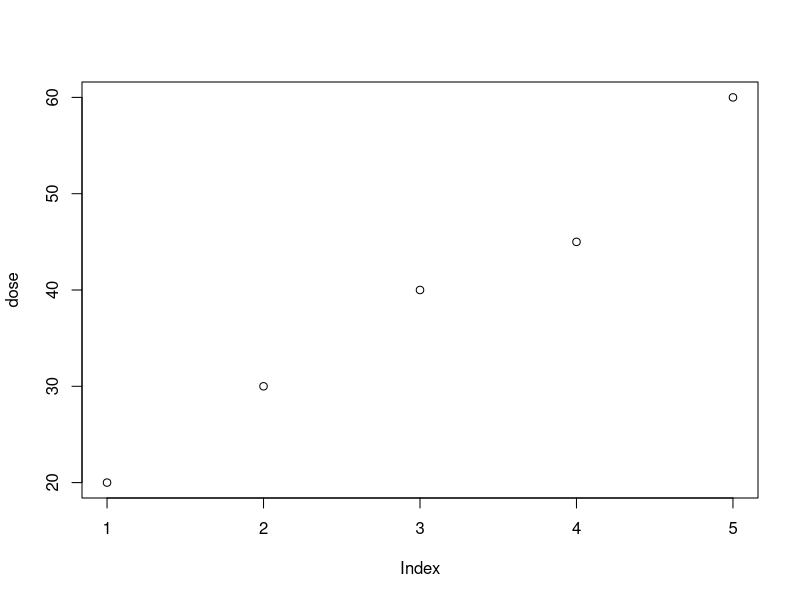
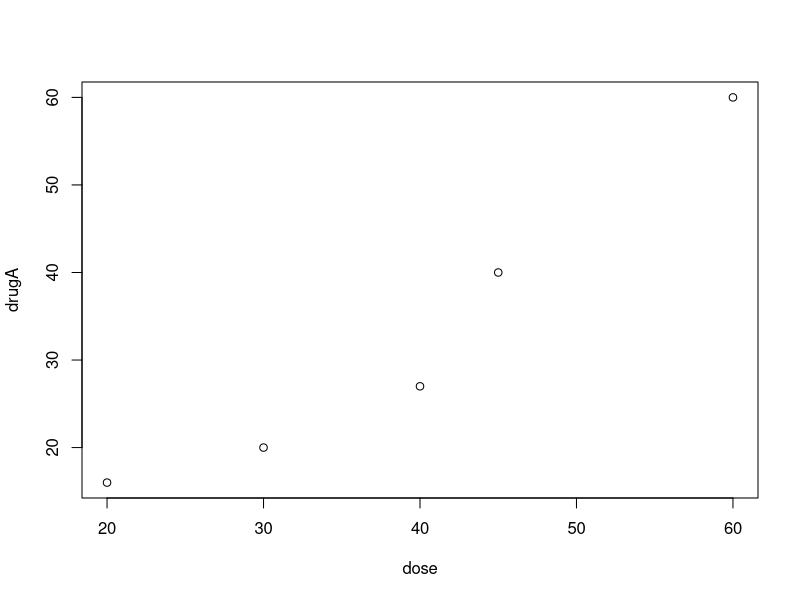
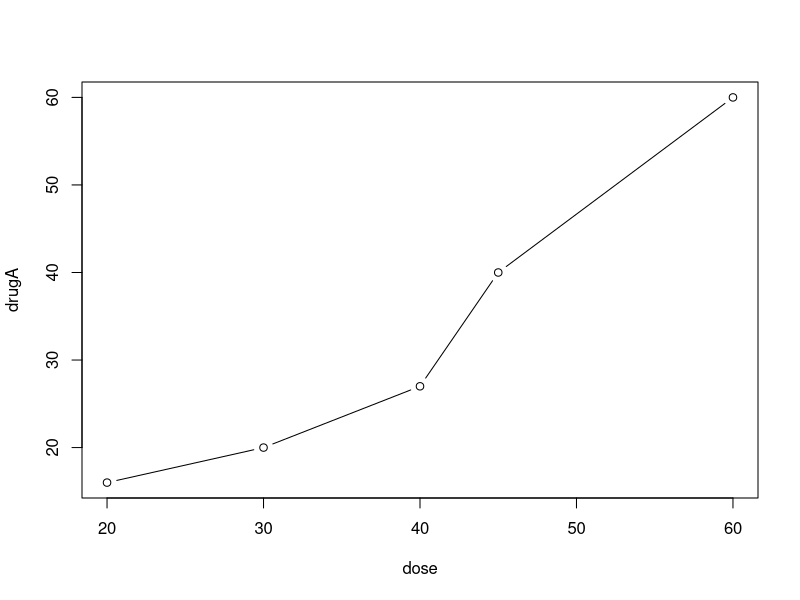
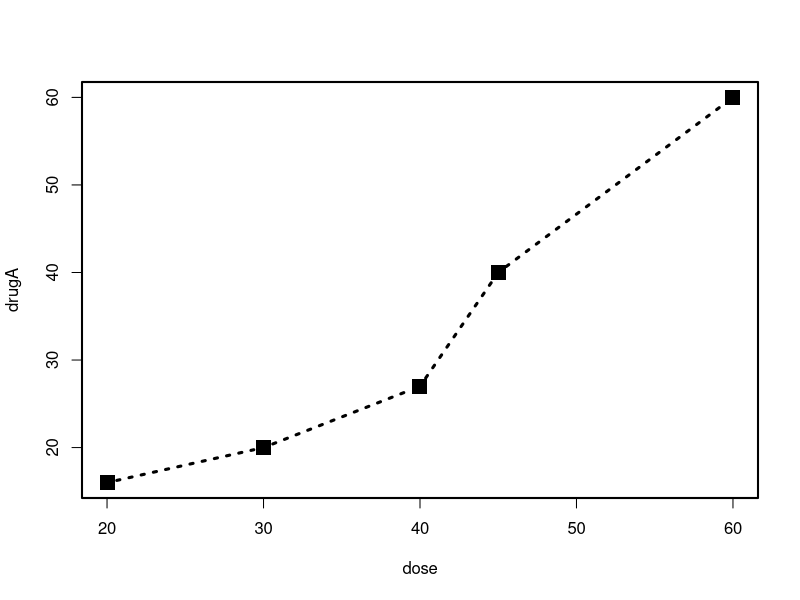
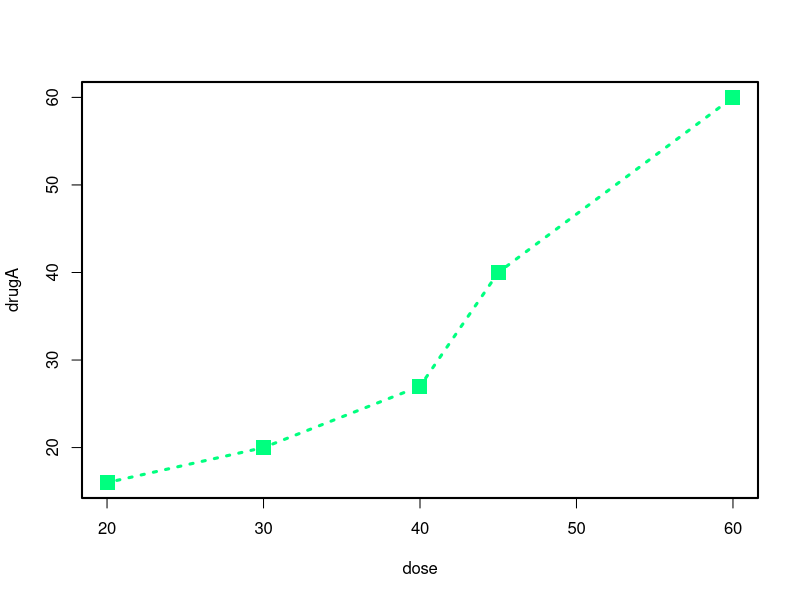
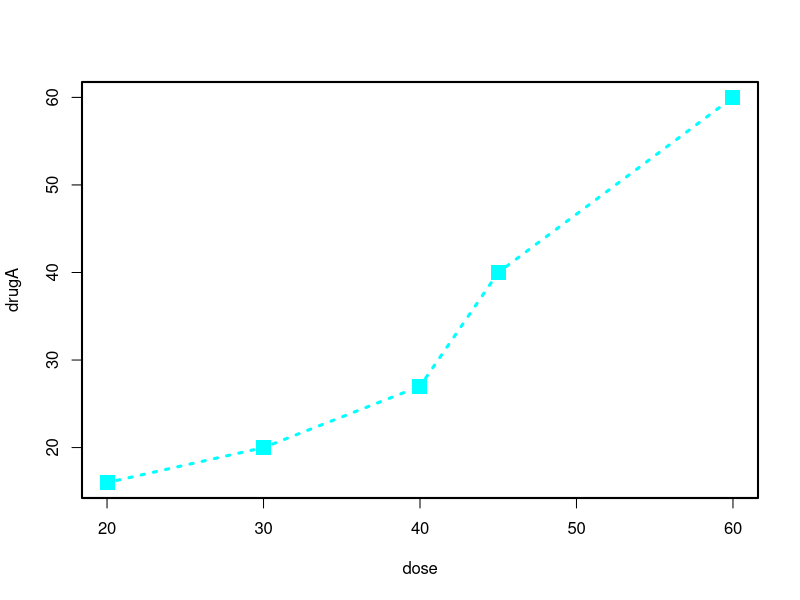
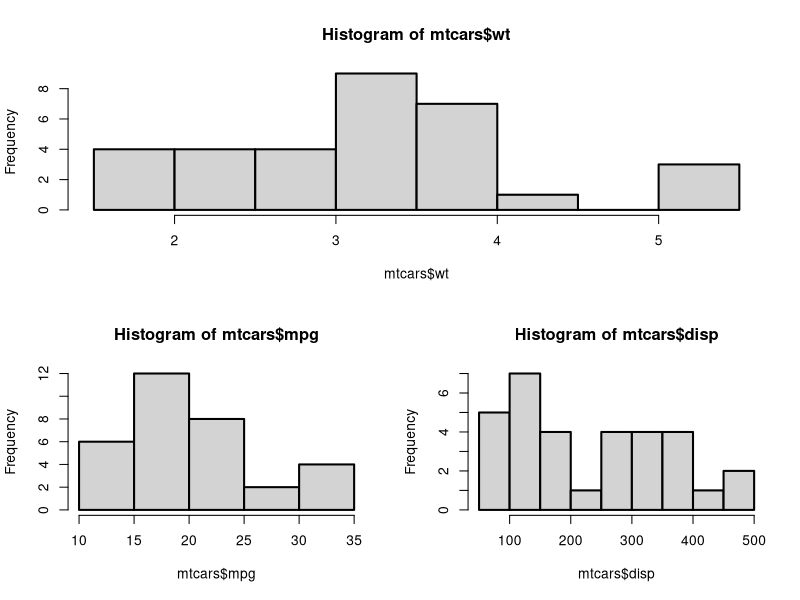
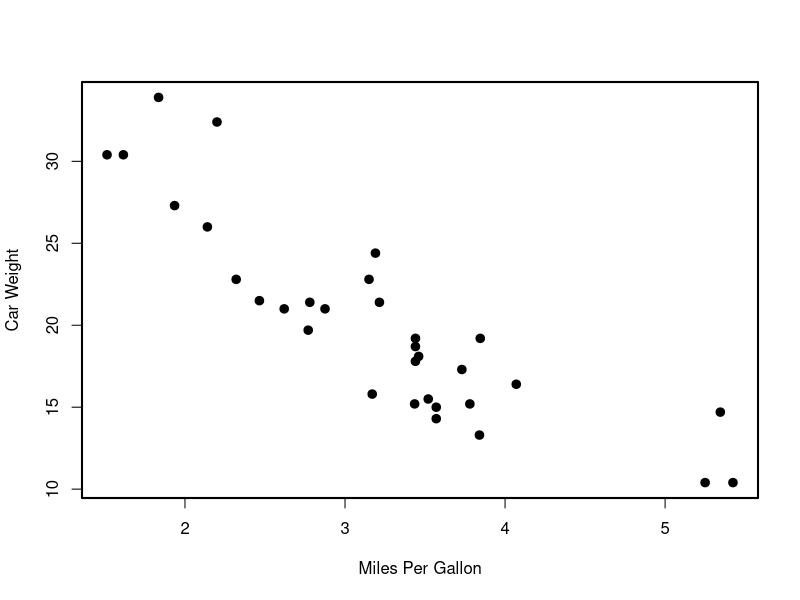

Recreate these plots in R, in order. (Note: this script raises an error after producing the figures.)
# R-Workshop "Einfuehrung in R - Datenverarbeitung und grundlegende Statistiken"
# 04. - 06.07.2022
# Innsbrucker Summer Seminar zu Methoden der empirischen Sozial- und Bildungsforschung 2022

# Grafiken, Beispiele auf Folien
# GVE, ERO, 04.07.2022

# base-Grafiken
{
  dose <- c(20, 30, 40, 45, 60)
  drugA <- c(16, 20, 27, 40, 60)
  drugB <- c(15, 18, 25, 31, 40)
  
  plot(dose)
  plot(dose, drugA)
  
  plot(dose, drugA, type="b")
  
  par(lwd=2)   # Linienstaerke festlegen
  pdf(file.path(pfad, "Output", "Grafik1.pdf"))   # als PDF speichern
  plot(dose, drugA, type="b")   # Plot
  title("Meine Grafik")   # Titel hinzufuegen
  dev.off()   # PDF fertigstellen
  
  plot(dose, drugA, type="b", lty=3, lwd=3, pch=15, cex=2)
  
  colors()
  plot(dose, drugA, type="b", lty=3, lwd=3, pch=15, cex=2, col="springgreen")
  
  cr <- rainbow(10)
  plot(dose, drugA, type="b", lty=3, lwd=3, pch=15, cex=2, col=cr[6])
  
  # layout
  layout(matrix(c(1,1,2,3), 2, 2, byrow = TRUE))
  hist(mtcars$wt)
  hist(mtcars$mpg)
  hist(mtcars$disp)
  
  # Scatter Plot
  par(mfcol=c(1,1))
  plot(mtcars$wt, mtcars$mpg, pch=19,
       xlab="Miles Per Gallon",
       ylab="Car Weight")
  #text(x = 2, y = 15, expression(A==alpha*sigma~~frac(x,y)))
  
  
  # Barplots
  library(vcd)
  
  counts <- table(Arthritis$Improved)
  counts
  par(mfcol=c(1,2))
  plot(counts)
  barplot(counts)
  
  barplot(counts, main = "Effekt der Behandlung",
          xlab = "Grad der Verbesserung",
          ylab = "H?ufigkeit",
          horiz = FALSE)
  
  barplot(counts, main = "Effekt der Behandlung",
          ylab = "Grad der Verbesserung",
          xlab = "H?ufigkeit",
          horiz = TRUE)
  
  counts <- table(Arthritis$Improved, Arthritis$Treatment)
  
  barplot(counts, main = "Effekt der Behandlung",
          xlab = "Grad der Verbesserung",
          ylab = "H?ufigkeit",
          legend = rownames(counts))
  
  barplot(counts, main = "Effekt der Behandlung", 
          xlab = "Grad der Verbesserung", ylab = "H?ufigkeit",
          legend = rownames(counts), col = c("red", "green", "blue"),
          beside = T)
  
  # Histogramme
  par(mfrow=c(2,2))
  
  # Einfaches Histogramm
  hist(mtcars$mpg) 
  
  # Hist mit mehr bins
  hist(mtcars$mpg,
       breaks=12, 
       col="red",
       xlab="Miles Per Gallon",
       main="Colored histogram with 12 bins")
  
  # Hist mit rug und density
  hist(mtcars$mpg, 
       freq=FALSE,
       breaks=12,
       col="red",
       xlab="Miles Per Gallon",
       main="Histogram, rug plot, density curve")
  rug(jitter(mtcars$mpg))
  lines(density(mtcars$mpg), col="blue", lwd=2)
  
  # Hist mit Normalverteilungskurve und box
  x <- mtcars$mpg
  h <- hist(x, 
            breaks=12,
            col="red",
            xlab="Miles Per Gallon",
            main="Histogram with normal curve and box")
  xfit <- seq( min(x), max(x), length=40 )
  yfit <- dnorm( xfit, mean=mean(x), sd=sd(x) )
  yfit <- yfit*diff(h$mids[1:2])*length(x)
  lines(xfit, yfit, col="blue", lwd=2)
  
  box()
  
  # Density Plots
  par(mfrow = c(2,1))
  d <- density(mtcars$mpg) # zuerst Density berechnen
  plot(d) 
  
  d <- density(mtcars$mpg)
  plot(d, main="Kernel Density of Miles Per Gallon")
  polygon(d, col="blue", border="green") # F?r F?llung
  rug(mtcars$mpg, col="brown")
  
  
  # Boxplots
  par(mfcol=c(1,2))
  boxplot(mpg ~ cyl, data=mtcars,
          main="Car Mileage Data",
          xlab="Number of Cylinders",
          ylab="Miles Per Gallon")
  
  boxplot.stats(mtcars$mpg) # -> F2 
  
  boxplot(mpg ~ cyl, data=mtcars,
          main="Car Mileage Data",
          xlab="Number of Cylinders",
          ylab="Miles Per Gallon",
          varwidth=T, # Breite prop. zu Gruppengr??e
          notch=T, # Konfidenzintervalle des Medians
          col="red")
  
  
  # ggplot2
  ggplot(mtcars, aes(x=mpg, y=wt)) + 
    geom_smooth(method = "lm") +
    geom_point()
}